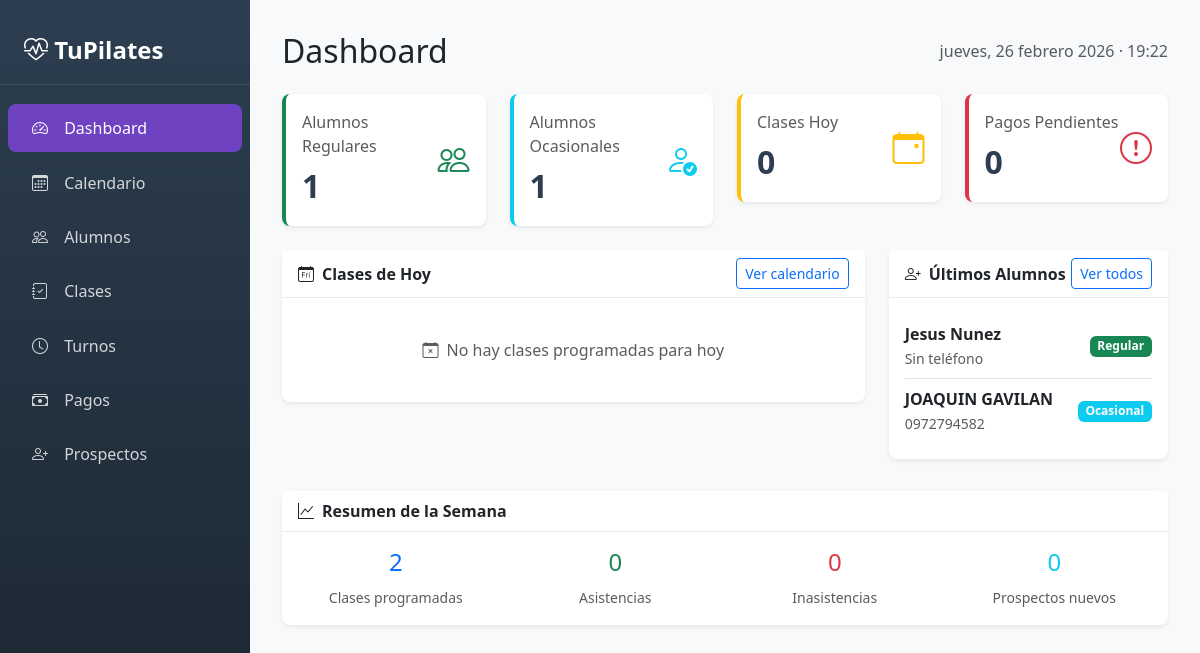
The page /panel/ on the database as committed earlier.
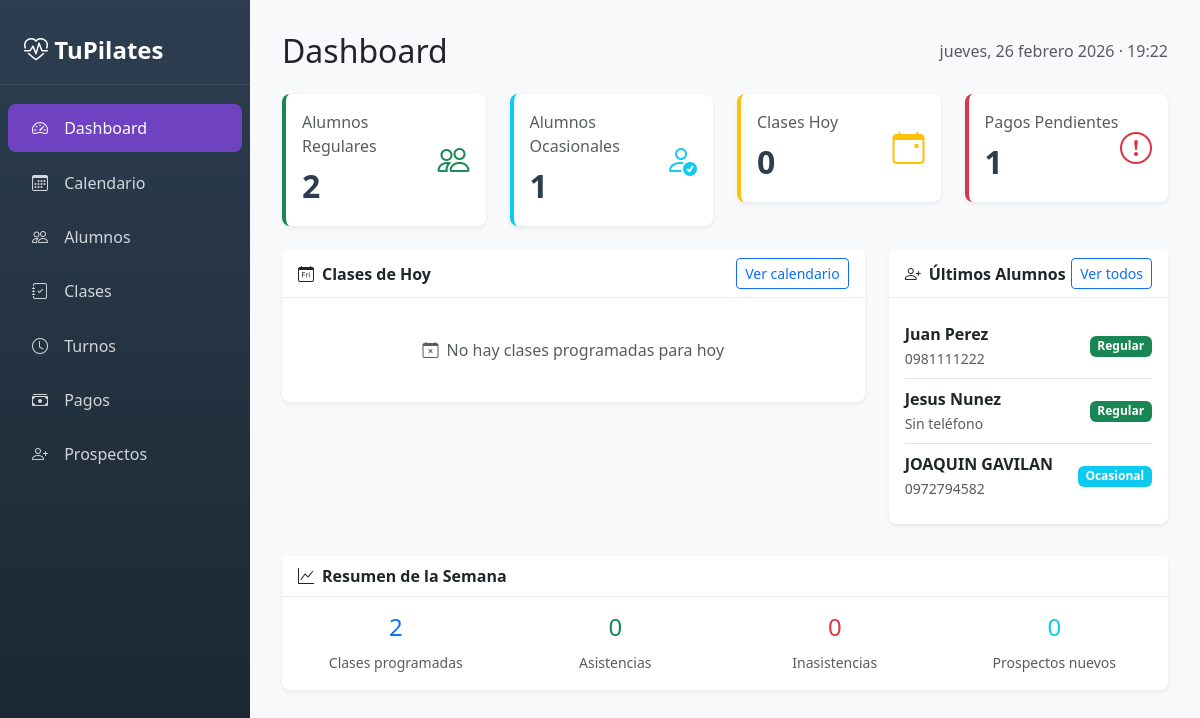
The same page on the database as committed later.
### Pilapp/models.py (models this page shows, shortened)
class Alumno(models.Model):
    id_alumno = models.AutoField(primary_key=True)
    id_persona = models.ForeignKey(Persona, on_delete=models.CASCADE)
    canal_captacion = models.CharField(max_length=100, blank=True, null=True)
    ultima_clase = models.DateField(blank=True, null=True)
    estado = models.CharField(max_length=50, choices=[
        ('ocasional', 'Ocasional'),  # Attends without package
        ('regular', 'Regular'),       # Has an active package
        ('inactivo', 'Inactivo')      # No active packages
    ], default='ocasional')

class Persona(models.Model):
    id_persona = models.AutoField(primary_key=True)
    nombre = models.CharField(max_length=100)
    apellido = models.CharField(max_length=100)
    telefono = models.CharField(max_length=20, blank=True, null=True)
    ruc = models.CharField(max_length=20, blank=True, null=True)
    observaciones = models.TextField(blank=True, null=True)

### Pilapp/views_panel.py (the view)
# urls.py: path('', lambda request: redirect('panel_dashboard')),  # Redirige / a /panel/
def panel_dashboard(request):
    hoy = timezone.localdate()
    ahora = timezone.localtime()
    inicio_semana = hoy - timedelta(days=hoy.weekday())
    fin_semana = inicio_semana + timedelta(days=6)
    stats = {
        'alumnos_regulares': Alumno.objects.filter(estado='regular').count(),
        'alumnos_ocasionales': Alumno.objects.filter(estado='ocasional').count(),
        'clases_hoy': Clase.objects.filter(fecha=hoy).count(),
        'pagos_pendientes': AlumnoPaquete.objects.filter(estado_pago='pendiente').count(),
        'clases_semana': Clase.objects.filter(fecha__gte=inicio_semana, fecha__lte=fin_semana).count(),
        'asistencias_semana': AlumnoClase.objects.filter(
            id_clase__fecha__gte=inicio_semana,
            id_clase__fecha__lte=fin_semana,
            estado='asistió'
        ).count(),
        'inasistencias_semana': AlumnoClase.objects.filter(
            id_clase__fecha__gte=inicio_semana,
            id_clase__fecha__lte=fin_semana,
            estado='faltó'
        ).count(),
        'prospectos_nuevos': ClienteProspecto.objects.filter(
            fecha_contacto__gte=inicio_semana
        ).count(),
    }
    clases_hoy = Clase.objects.filter(fecha=hoy).select_related('id_turno').order_by('id_turno__horario')
    ultimos_alumnos = Alumno.objects.select_related('id_persona').order_by('-id_alumno')[:5]
    return render(request, 'admin_panel/dashboard.html', {
        'stats': stats,
        'clases_hoy': clases_hoy,
        'ultimos_alumnos': ultimos_alumnos,
        'fecha_hoy': hoy,
        'hora_actual': ahora,
    })

### Pilapp/templates/admin_panel/dashboard.html (shortened to what the changed rows need)
{% extends 'admin_panel/base.html' %}
{% block content %}
<div class="d-flex justify-content-between align-items-center mb-4">
    <h2 class="mb-0">Dashboard</h2>
</div>
<div class="row g-4 mb-4">
    <div class="col-md-3">
        <div class="card stat-card success">
            <div class="card-body">
                <div class="d-flex justify-content-between">
                    <div>
                        <p class="text-muted mb-1">Alumnos Regulares</p>
                        <p class="stat-number mb-0">{{ stats.alumnos_regulares }}</p>
                    </div>
                </div>
            </div>
        </div>
    </div>
    <div class="col-md-3">
        <div class="card stat-card danger">
            <div class="card-body">
                <div class="d-flex justify-content-between">
                    <div>
                        <p class="text-muted mb-1">Pagos Pendientes</p>
                        <p class="stat-number mb-0">{{ stats.pagos_pendientes }}</p>
                    </div>
                </div>
            </div>
        </div>
    </div>
</div>
<div class="row g-4">
    <div class="col-md-4">
        <div class="card">
            <div class="card-body">
                {% if ultimos_alumnos %}
                <ul class="list-group list-group-flush">
                    {% for alumno in ultimos_alumnos %}
                    <li class="list-group-item d-flex justify-content-between align-items-center px-0">
                        <div>
                            <strong>{{ alumno.id_persona.nombre }} {{ alumno.id_persona.apellido }}</strong>
                            <br>
                            <small class="text-muted">{{ alumno.id_persona.telefono|default:"Sin teléfono" }}</small>
                        </div>
                        <span class="badge {% if alumno.estado == 'regular' %}bg-success{% elif alumno.estado == 'ocasional' %}bg-info{% else %}bg-secondary{% endif %}">
                            {{ alumno.estado|title }}
                        </span>
                    </li>
                    {% endfor %}
                </ul>
                {% else %}
                <p class="text-muted text-center mb-0 py-4">No hay alumnos registrados</p>
                {% endif %}
            </div>
        </div>
    </div>
</div>
{% endblock %}

Rows that differ between the two databases and show on the page:
added Alumno: id_persona.nombre "Juan", id_persona.apellido "Perez", id_persona.telefono "0981111222", estado "Regular"
Other text that changed with them:
{{ stats.alumnos_regulares }}: "1" → "2"
{{ stats.pagos_pendientes }}: "0" → "1"
